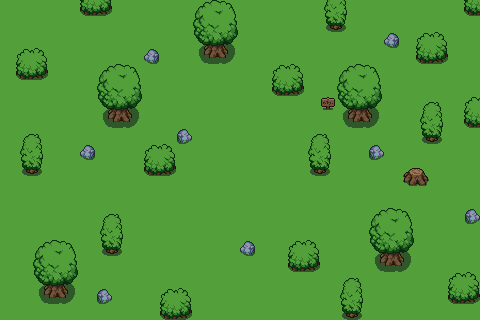

This game map was drawn from its Tiled (.tmx) file and the tilesets committed beside it. A one-line description and the full map source follow:
An orthogonal 30x20 tile map with 16x16 px tiles, 2 tile layers (grass, trees), 2 tilesets and 1 object.

<map version="1.10" tiledversion="1.10.2" orientation="orthogonal" renderorder="right-down" width="30" height="20" tilewidth="16" tileheight="16" infinite="0" nextlayerid="4" nextobjectid="2">
 <tileset firstgid="1" source="plains2.tsx" />
 <tileset firstgid="73" source="trees.tsx" />
 <layer id="1" name="grass" width="30" height="20">
  <data encoding="csv">
33,33,33,33,33,33,33,33,33,33,33,33,33,33,33,33,33,33,33,33,33,33,33,33,33,33,33,33,33,33,
33,33,33,33,33,33,33,33,33,33,33,33,33,33,33,33,33,33,33,33,33,33,33,33,33,33,33,33,33,33,
33,33,33,33,33,33,33,33,33,33,33,33,33,33,33,33,33,33,33,33,33,33,33,33,33,33,33,33,33,33,
33,33,33,33,33,33,33,33,33,33,33,33,33,33,33,33,33,33,33,33,33,33,33,33,33,33,33,33,33,33,
33,33,33,33,33,33,33,33,33,33,33,33,33,33,33,33,33,33,33,33,33,33,33,33,33,33,33,33,33,33,
33,33,33,33,33,33,33,33,33,33,33,33,33,33,33,33,33,33,33,33,33,33,33,33,33,33,33,33,33,33,
33,33,33,33,33,33,33,33,33,33,33,33,33,33,33,33,33,33,33,33,33,33,33,33,33,33,33,33,33,33,
33,33,33,33,33,33,33,33,33,33,33,33,33,33,33,33,33,33,33,33,33,33,33,33,33,33,33,33,33,33,
33,33,33,33,33,33,33,33,33,33,33,33,33,33,33,33,33,33,33,33,33,33,33,33,33,33,33,33,33,33,
33,33,33,33,33,33,33,33,33,33,33,33,33,33,33,33,33,33,33,33,33,33,33,33,33,33,33,33,33,33,
33,33,33,33,33,33,33,33,33,33,33,33,33,33,33,33,33,33,33,33,33,33,33,33,33,33,33,33,33,33,
33,33,33,33,33,33,33,33,33,33,33,33,33,33,33,33,33,33,33,33,33,33,33,33,33,33,33,33,33,33,
33,33,33,33,33,33,33,33,33,33,33,33,33,33,33,33,33,33,33,33,33,33,33,33,33,33,33,33,33,33,
33,33,33,33,33,33,33,33,33,33,33,33,33,33,33,33,33,33,33,33,33,33,33,33,33,33,33,33,33,33,
33,33,33,33,33,33,33,33,33,33,33,33,33,33,33,33,33,33,33,33,33,33,33,33,33,33,33,33,33,33,
33,33,33,33,33,33,33,33,33,33,33,33,33,33,33,33,33,33,33,33,33,33,33,33,33,33,33,33,33,33,
33,33,33,33,33,33,33,33,33,33,33,33,33,33,33,33,33,33,33,33,33,33,33,33,33,33,33,33,33,33,
33,33,33,33,33,33,33,33,33,33,33,33,33,33,33,33,33,33,33,33,33,33,33,33,33,33,33,33,33,33,
33,33,33,33,33,33,33,33,33,33,33,33,33,33,33,33,33,33,33,33,33,33,33,33,33,33,33,33,33,33,
33,33,33,33,33,33,33,33,33,33,33,33,33,33,33,33,33,33,33,33,33,33,33,33,33,33,33,33,33,33
</data>
 </layer>
 <layer id="2" name="trees" width="30" height="20">
  <data encoding="csv">
0,0,0,0,0,207,208,0,0,0,0,0,153,154,155,0,0,0,0,0,193,194,0,0,0,0,0,0,0,207,
0,0,0,0,0,0,0,0,0,0,0,0,169,170,171,0,0,0,0,0,209,210,0,0,0,0,0,0,0,0,
0,0,0,0,0,0,0,0,0,0,0,0,185,186,187,0,0,0,0,0,0,0,0,0,89,0,191,192,0,0,
0,191,192,0,0,0,0,0,0,89,0,0,201,202,203,0,0,0,0,0,0,0,0,0,0,0,207,208,0,0,
0,207,208,0,0,0,153,154,155,0,0,0,0,0,0,0,0,191,192,0,0,153,154,155,0,0,0,0,0,0,
0,0,0,0,0,0,169,170,171,0,0,0,0,0,0,0,0,207,208,0,0,169,170,171,0,0,0,0,0,0,
0,0,0,0,0,0,185,186,187,0,0,0,0,0,0,0,0,0,0,0,73,185,186,187,0,0,177,178,0,191,
0,0,0,0,0,0,201,202,203,0,0,0,0,0,0,0,0,0,0,0,0,201,202,203,0,0,193,194,0,207,
0,177,178,0,0,0,0,0,0,0,0,2147483737,0,0,0,0,0,0,0,177,178,0,0,0,0,0,209,210,0,0,
0,193,194,0,0,89,0,0,0,191,192,0,0,0,0,0,0,0,0,193,194,0,0,2147483737,0,0,0,0,0,0,
0,209,210,0,0,0,0,0,0,207,208,0,0,0,0,0,0,0,0,209,210,0,0,0,0,195,196,0,0,0,
0,0,0,0,0,0,0,0,0,0,0,0,0,0,0,0,0,0,0,0,0,0,0,0,0,211,212,0,0,0,
0,0,0,0,0,0,0,0,0,0,0,0,0,0,0,0,0,0,0,0,0,0,0,0,0,0,0,0,0,0,
0,0,0,0,0,0,177,178,0,0,0,0,0,0,0,0,0,0,0,0,0,0,0,153,154,155,0,0,0,2147483737,
0,0,0,0,0,0,193,194,0,0,0,0,0,0,0,0,0,0,0,0,0,0,0,169,170,171,0,0,0,0,
0,0,153,154,155,0,209,210,0,0,0,0,0,0,0,89,0,0,191,192,0,0,0,185,186,187,0,0,0,0,
0,0,169,170,171,0,0,0,0,0,0,0,0,0,0,0,0,0,207,208,0,0,0,201,202,203,0,0,0,0,
0,0,185,186,187,0,0,0,0,0,0,0,0,0,0,0,0,0,0,0,0,177,178,0,0,0,0,0,191,192,
0,0,201,202,203,0,2147483737,0,0,0,191,192,0,0,0,0,0,0,0,0,0,193,194,0,0,0,0,0,207,208,
0,0,0,0,0,0,0,0,0,0,207,208,0,0,0,0,0,0,0,0,0,209,210,0,0,0,0,0,0,0
</data>
 </layer>
 <objectgroup id="3" name="enemy">
  <object id="1" x="278.314" y="110.4">
   <ellipse />
  </object>
 </objectgroup>
</map>
